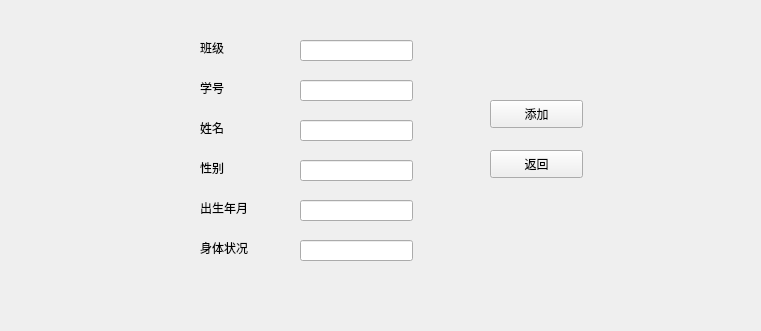
<?xml version="1.0" encoding="UTF-8"?>
<ui version="4.0">
 <class>newWidget</class>
 <widget class="QWidget" name="newWidget">
  <property name="geometry">
   <rect>
    <x>0</x>
    <y>0</y>
    <width>761</width>
    <height>331</height>
   </rect>
  </property>
  <property name="windowTitle">
   <string>Form</string>
  </property>
  <widget class="QPushButton" name="returnButton">
   <property name="geometry">
    <rect>
     <x>490</x>
     <y>150</y>
     <width>93</width>
     <height>28</height>
    </rect>
   </property>
   <property name="text">
    <string>返回</string>
   </property>
  </widget>
  <widget class="QPushButton" name="addButton">
   <property name="geometry">
    <rect>
     <x>490</x>
     <y>100</y>
     <width>93</width>
     <height>28</height>
    </rect>
   </property>
   <property name="text">
    <string>添加</string>
   </property>
  </widget>
  <widget class="QLabel" name="classidLabel">
   <property name="geometry">
    <rect>
     <x>200</x>
     <y>40</y>
     <width>72</width>
     <height>15</height>
    </rect>
   </property>
   <property name="text">
    <string>班级</string>
   </property>
  </widget>
  <widget class="QLabel" name="idLabel">
   <property name="geometry">
    <rect>
     <x>200</x>
     <y>80</y>
     <width>72</width>
     <height>15</height>
    </rect>
   </property>
   <property name="text">
    <string>学号</string>
   </property>
  </widget>
  <widget class="QLabel" name="nameLabel">
   <property name="geometry">
    <rect>
     <x>200</x>
     <y>120</y>
     <width>72</width>
     <height>15</height>
    </rect>
   </property>
   <property name="text">
    <string>姓名</string>
   </property>
  </widget>
  <widget class="QLabel" name="sexLabel">
   <property name="geometry">
    <rect>
     <x>200</x>
     <y>160</y>
     <width>72</width>
     <height>15</height>
    </rect>
   </property>
   <property name="text">
    <string>性别</string>
   </property>
  </widget>
  <widget class="QLabel" name="birthdayLabel">
   <property name="geometry">
    <rect>
     <x>200</x>
     <y>200</y>
     <width>72</width>
     <height>15</height>
    </rect>
   </property>
   <property name="text">
    <string>出生年月</string>
   </property>
  </widget>
  <widget class="QLabel" name="healthLabel">
   <property name="geometry">
    <rect>
     <x>200</x>
     <y>240</y>
     <width>72</width>
     <height>15</height>
    </rect>
   </property>
   <property name="text">
    <string>身体状况</string>
   </property>
  </widget>
  <widget class="QLineEdit" name="classidLineEdit">
   <property name="geometry">
    <rect>
     <x>300</x>
     <y>40</y>
     <width>113</width>
     <height>21</height>
    </rect>
   </property>
  </widget>
  <widget class="QLineEdit" name="idLineEdit">
   <property name="geometry">
    <rect>
     <x>300</x>
     <y>80</y>
     <width>113</width>
     <height>21</height>
    </rect>
   </property>
  </widget>
  <widget class="QLineEdit" name="nameLineEdit">
   <property name="geometry">
    <rect>
     <x>300</x>
     <y>120</y>
     <width>113</width>
     <height>21</height>
    </rect>
   </property>
  </widget>
  <widget class="QLineEdit" name="sexLineEdit">
   <property name="geometry">
    <rect>
     <x>300</x>
     <y>160</y>
     <width>113</width>
     <height>21</height>
    </rect>
   </property>
  </widget>
  <widget class="QLineEdit" name="birthdayLineEdit">
   <property name="geometry">
    <rect>
     <x>300</x>
     <y>200</y>
     <width>113</width>
     <height>21</height>
    </rect>
   </property>
  </widget>
  <widget class="QLineEdit" name="healthLineEdit">
   <property name="geometry">
    <rect>
     <x>300</x>
     <y>240</y>
     <width>113</width>
     <height>21</height>
    </rect>
   </property>
  </widget>
 </widget>
 <resources/>
 <connections/>
</ui>
